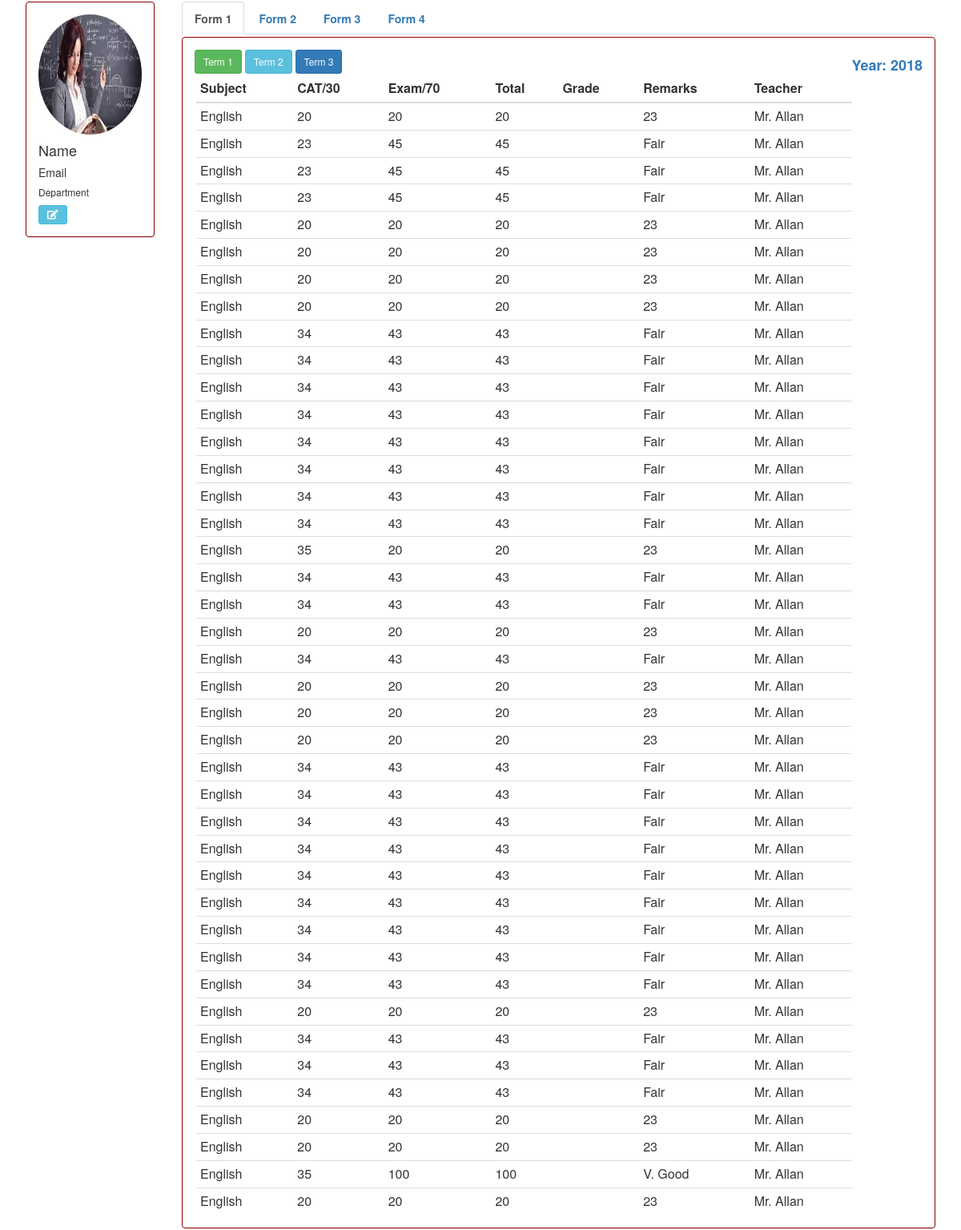
The app's page /school/profile with its own data.
### schapp/models.py (models this page shows, shortened)
class Grade(models.Model):
    student = models.ForeignKey(Student, on_delete=models.CASCADE)
    form = models.CharField(choices=CLASS, max_length=6, default='form 1')
    term = models.ForeignKey(Term, on_delete=models.CASCADE)
    subject = models.ForeignKey(Subject, on_delete=models.PROTECT)
    cat = models.CharField(max_length=2)
    exam = models.CharField(max_length=3)
    remark = models.CharField(max_length=50)

class Subject(models.Model):
    name = models.CharField(max_length=20, unique=True)
    teacher = models.ForeignKey(Teacher, on_delete=models.PROTECT)
    department = models.CharField(choices=DEPARTMENT, max_length=45, default='Maths')
    def __str__(self):
        return self.name

class Teacher(models.Model):
    name = models.CharField(max_length=40)
    email = models.EmailField(max_length=50)
    department = models.CharField(choices=DEPARTMENT, max_length=45, default='Maths')
    def __str__(self):
        return self.name

### schapp/views/students.py (the view)
# urls.py: path('profile', students.student_profile, name='student-profile'),
def student_profile(request):
    grades = Grade.objects.all()
    return render(request, 'schapp/students/index.html', {'grades': grades})

### schapp/templates/schapp/students/index.html (shortened to what this page needs)
<link rel="stylesheet" href="https://maxcdn.bootstrapcdn.com/bootstrap/3.3.7/css/bootstrap.min.css">
<link rel="stylesheet" href="https://use.fontawesome.com/releases/v5.8.2/css/all.css">
{% load static %}
<link href="{% static 'schapp/teacher/css/custom.css' %}" rel="stylesheet" type="text/css">
<div class="container">
    <div class="row">
        <div class="col-sm-2">
            <div class="panel panel-danger">
                <div class="panel-body">
                    <img src="{% static 'schapp/teacher/images/t.jpg' %}" class="img img-circle img-responsive" alt="No image to display" style="width: 150px;height: 150px;">
                    <div class="caption">
                        <h4>Name</h4>
                        <h5>Email</h5>
                        <h6>Department</h6>
                        <a href="" class="btn btn-info btn-sm"><i class="fas fa-edit"></i> </a>
                    </div>
                </div>
            </div>
        </div>
        <div class="col-sm-10">
            <ul class="nav nav-tabs" style="margin: 2px;">
                <li class="active"><a href="{% url 'schapp:form1' %}">Form 1</a> </li>
                <li><a href="{% url 'schapp:form2' %}">Form 2</a> </li>
                <li><a href="{% url 'schapp:form3' %}">Form 3</a> </li>
                <li><a href="{% url 'schapp:form4' %}">Form 4</a> </li>
            </ul>
            <div class="panel panel-danger">
                <div class="panel-body">
                    <a href="" class="btn btn-success btn-sm">Term 1</a>
                    <a href="" class="btn btn-info btn-sm">Term 2</a>
                    <a href="" class="btn btn-primary btn-sm">Term 3</a>
                    <h4 class="text-primary" style="float: right;"><b>Year:&nbsp;2018</b></h4>
                <div class="table-responsive">
                    <table class="table table-condensed"  id="student-table" style="margin: 2px;">
                        <thead>
                        <tr>
                        <th>Subject</th>
                        <th>CAT/30</th>
                        <th>Exam/70</th>
                        <th>Total</th>
                        <th>Grade</th>
                        <th>Remarks</th>
                        <th>Teacher</th>
                        </tr>
                        </thead>
                        <tbody>
                        {% for g in grades %}
                        <tr>
                            <td>{{ g.subject }}</td>
                            <td>{{ g.cat }}</td>
                            <td>{{ g.exam }}</td>
                            <td>{{ g.exam }}</td>
                            <td>{{ Grade }}</td>
                            <td>{{ g.remark }}</td>
                            <td>{{ g.subject.teacher }}</td>
                         </tr>
                        {% endfor %}
                        </tbody>
                    </table>
                </div>
                </div>
            </div>
        </div>
    </div>
</div>

### schapp/static/schapp/teacher/css/custom.css (style rules this page uses)
.panel-danger { margin: 2px; border: 1px solid darkred; }
.nav-tabs { font-weight: bold; }

### records on screen
Grade: subject "English", cat "20", exam "20", remark "23", subject.teacher "Mr. Allan"
Grade: subject "English", cat "23", exam "45", remark "Fair", subject.teacher "Mr. Allan"
Grade: subject "English", cat "23", exam "45", remark "Fair", subject.teacher "Mr. Allan"
Grade: subject "English", cat "23", exam "45", remark "Fair", subject.teacher "Mr. Allan"
Grade: subject "English", cat "20", exam "20", remark "23", subject.teacher "Mr. Allan"
Grade: subject "English", cat "20", exam "20", remark "23", subject.teacher "Mr. Allan"
Grade: subject "English", cat "20", exam "20", remark "23", subject.teacher "Mr. Allan"
Grade: subject "English", cat "20", exam "20", remark "23", subject.teacher "Mr. Allan"
Grade: subject "English", cat "34", exam "43", remark "Fair", subject.teacher "Mr. Allan"
Grade: subject "English", cat "34", exam "43", remark "Fair", subject.teacher "Mr. Allan"
Grade: subject "English", cat "34", exam "43", remark "Fair", subject.teacher "Mr. Allan"
Grade: subject "English", cat "34", exam "43", remark "Fair", subject.teacher "Mr. Allan"
Grade: subject "English", cat "34", exam "43", remark "Fair", subject.teacher "Mr. Allan"
Grade: subject "English", cat "34", exam "43", remark "Fair", subject.teacher "Mr. Allan"
Grade: subject "English", cat "34", exam "43", remark "Fair", subject.teacher "Mr. Allan"
Grade: subject "English", cat "34", exam "43", remark "Fair", subject.teacher "Mr. Allan"
Grade: subject "English", cat "35", exam "20", remark "23", subject.teacher "Mr. Allan"
Grade: subject "English", cat "34", exam "43", remark "Fair", subject.teacher "Mr. Allan"
Grade: subject "English", cat "34", exam "43", remark "Fair", subject.teacher "Mr. Allan"
Grade: subject "English", cat "20", exam "20", remark "23", subject.teacher "Mr. Allan"
Grade: subject "English", cat "34", exam "43", remark "Fair", subject.teacher "Mr. Allan"
Grade: subject "English", cat "20", exam "20", remark "23", subject.teacher "Mr. Allan"
Grade: subject "English", cat "20", exam "20", remark "23", subject.teacher "Mr. Allan"
Grade: subject "English", cat "20", exam "20", remark "23", subject.teacher "Mr. Allan"
Grade: subject "English", cat "34", exam "43", remark "Fair", subject.teacher "Mr. Allan"
Grade: subject "English", cat "34", exam "43", remark "Fair", subject.teacher "Mr. Allan"
Grade: subject "English", cat "34", exam "43", remark "Fair", subject.teacher "Mr. Allan"
Grade: subject "English", cat "34", exam "43", remark "Fair", subject.teacher "Mr. Allan"
Grade: subject "English", cat "34", exam "43", remark "Fair", subject.teacher "Mr. Allan"
Grade: subject "English", cat "34", exam "43", remark "Fair", subject.teacher "Mr. Allan"
Grade: subject "English", cat "34", exam "43", remark "Fair", subject.teacher "Mr. Allan"
Grade: subject "English", cat "34", exam "43", remark "Fair", subject.teacher "Mr. Allan"
Grade: subject "English", cat "34", exam "43", remark "Fair", subject.teacher "Mr. Allan"
Grade: subject "English", cat "20", exam "20", remark "23", subject.teacher "Mr. Allan"
Grade: subject "English", cat "34", exam "43", remark "Fair", subject.teacher "Mr. Allan"
Grade: subject "English", cat "34", exam "43", remark "Fair", subject.teacher "Mr. Allan"
Grade: subject "English", cat "34", exam "43", remark "Fair", subject.teacher "Mr. Allan"
Grade: subject "English", cat "20", exam "20", remark "23", subject.teacher "Mr. Allan"
Grade: subject "English", cat "20", exam "20", remark "23", subject.teacher "Mr. Allan"
Grade: subject "English", cat "35", exam "100", remark "V. Good", subject.teacher "Mr. Allan"
Grade: subject "English", cat "20", exam "20", remark "23", subject.teacher "Mr. Allan"
